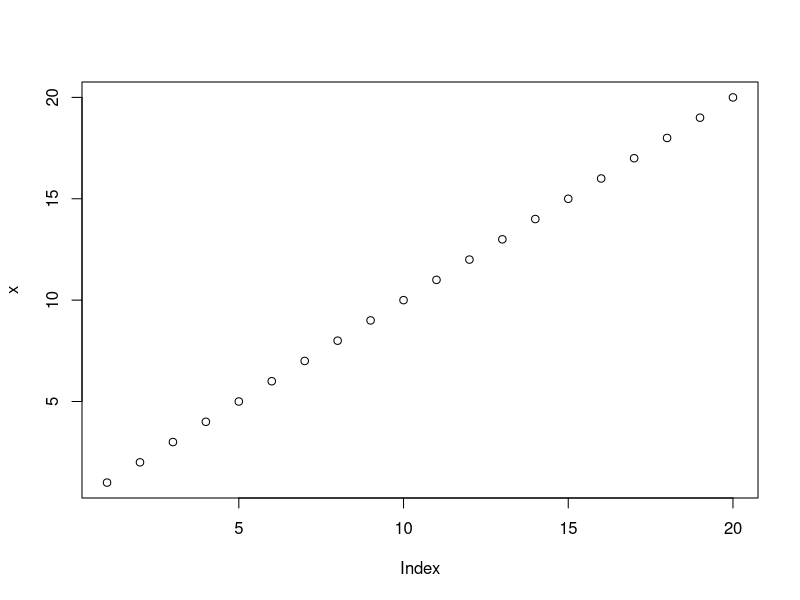
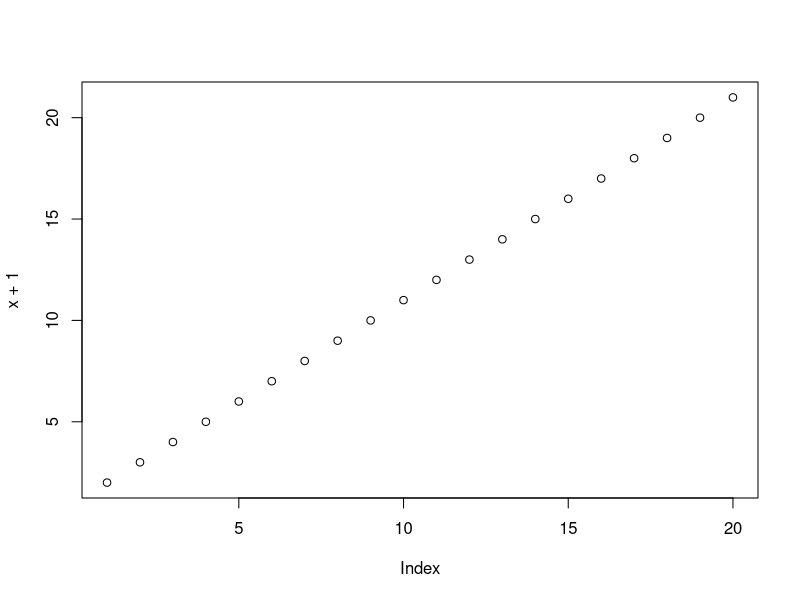
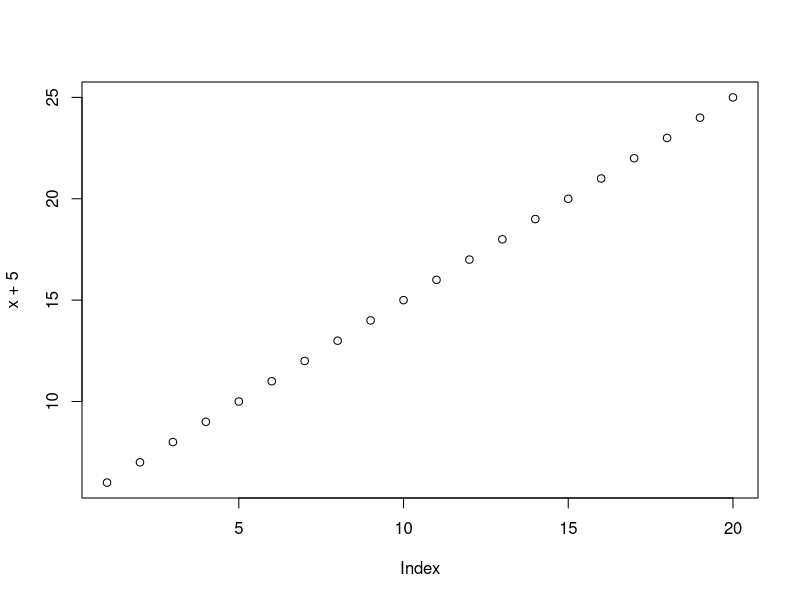

Write R code to recreate these figures, in order.
print("aqsa fatima")
56+78
sum1<-56+78
sum1

print(sum1)

result<-sum1+56
print(result)
result
string1<-"Hello to R programming Language"

#This is R studio Introduction
sessionInfo()
x<-1:20
plot(x)
plot(x+1)
plot(x+5)
